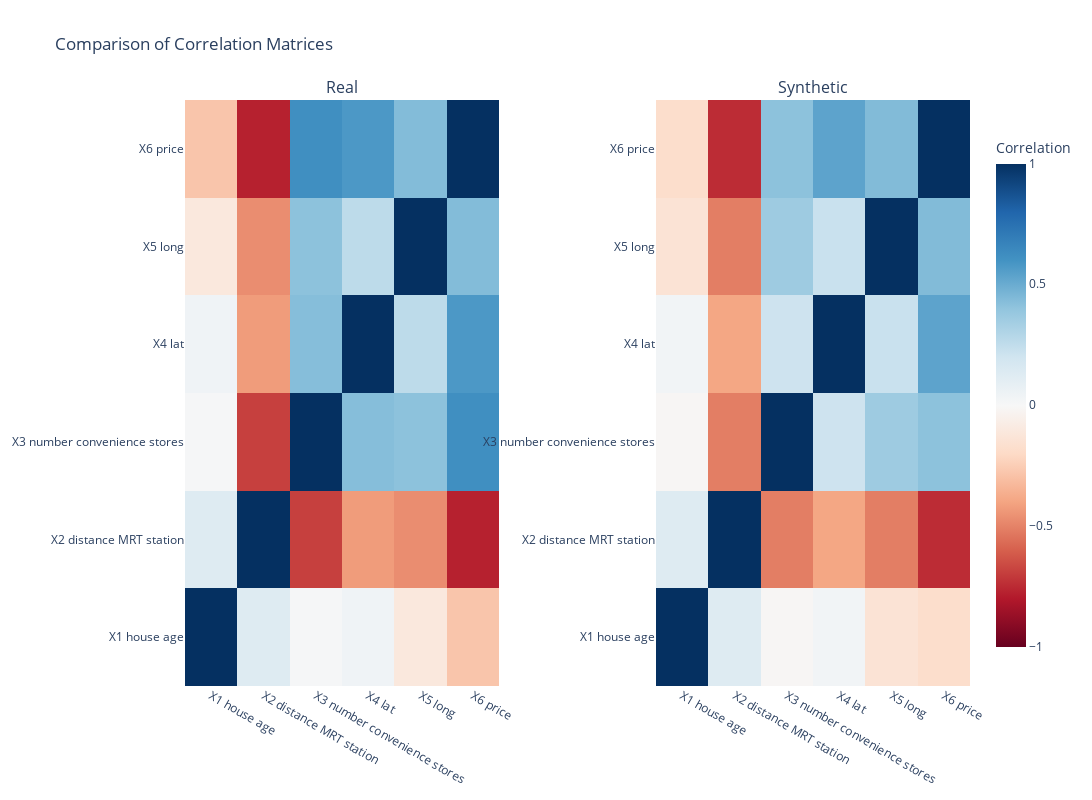

The cell this chart's notebook holds for it:
### Code cell
plot_correlation_matrices(correlation_matrix, correlation_matrix_syn, "Real", "Synthetic")

### Figure 1 — Plotly figure (JSON) as saved in the notebook; plotly's stock layout.template omitted (floating-point values rounded to 4 significant figures)
{"data": [{"colorbar": {"len": 0.9, "title": {"text": "Correlation"}}, "colorscale": [[0, "rgb(103,0,31)"], [0.1, "rgb(178,24,43)"], [0.2, "rgb(214,96,77)"], [0.3, "rgb(244,165,130)"], [0.4, "rgb(253,219,199)"], [0.5, "rgb(247,247,247)"], [0.6, "rgb(209,229,240)"], [0.7, "rgb(146,197,222)"], [0.8, "rgb(67,147,195)"], [0.9, "rgb(33,102,172)"], [1, "rgb(5,48,97)"]], "hoverongaps": false, "hovertemplate": "X: %{x}<br>Y: %{y}<br>Corr: %{z:.2f}<extra></extra>", "type": "heatmap", "x": ["X1 house age", "X2 distance MRT station", "X3 number convenience stores", "X4 lat", "X5 long", "X6 price"], "xaxis": "x", "y": ["X1 house age", "X2 distance MRT station", "X3 number convenience stores", "X4 lat", "X5 long", "X6 price"], "yaxis": "y", "z": [[1.0, 0.1296, 0.00924, 0.04214, -0.1097, -0.2818], [0.1296, 1.0, -0.6882, -0.4251, -0.4694, -0.7759], [0.00924, -0.6882, 1.0, 0.4295, 0.4121, 0.6173], [0.04214, -0.4251, 0.4295, 1.0, 0.2649, 0.5784], [-0.1097, -0.4694, 0.4121, 0.2649, 1.0, 0.4377], [-0.2818, -0.7759, 0.6173, 0.5784, 0.4377, 1.0]], "zmax": 1, "zmin": -1}, {"colorscale": [[0, "rgb(103,0,31)"], [0.1, "rgb(178,24,43)"], [0.2, "rgb(214,96,77)"], [0.3, "rgb(244,165,130)"], [0.4, "rgb(253,219,199)"], [0.5, "rgb(247,247,247)"], [0.6, "rgb(209,229,240)"], [0.7, "rgb(146,197,222)"], [0.8, "rgb(67,147,195)"], [0.9, "rgb(33,102,172)"], [1, "rgb(5,48,97)"]], "hoverongaps": false, "hovertemplate": "X: %{x}<br>Y: %{y}<br>Corr: %{z:.2f}<extra></extra>", "showscale": false, "type": "heatmap", "x": ["X1 house age", "X2 distance MRT station", "X3 number convenience stores", "X4 lat", "X5 long", "X6 price"], "xaxis": "x2", "y": ["X1 house age", "X2 distance MRT station", "X3 number convenience stores", "X4 lat", "X5 long", "X6 price"], "yaxis": "y2", "z": [[1.0, 0.1311, -0.01342, 0.03001, -0.1398, -0.1809], [0.1311, 1.0, -0.514, -0.394, -0.5124, -0.744], [-0.01342, -0.514, 1.0, 0.2108, 0.3612, 0.4126], [0.03001, -0.394, 0.2108, 1.0, 0.2243, 0.5342], [-0.1398, -0.5124, 0.3612, 0.2243, 1.0, 0.4407], [-0.1809, -0.744, 0.4126, 0.5342, 0.4407, 1.0]], "zmax": 1, "zmin": -1}], "layout": {"annotations": [{"font": {"size": 16}, "showarrow": false, "text": "Real", "x": 0.2, "xanchor": "center", "xref": "paper", "y": 1, "yanchor": "bottom", "yref": "paper"}, {"font": {"size": 16}, "showarrow": false, "text": "Synthetic", "x": 0.8, "xanchor": "center", "xref": "paper", "y": 1, "yanchor": "bottom", "yref": "paper"}], "height": 800, "showlegend": false, "title": {"text": "Comparison of Correlation Matrices"}, "width": 1400, "xaxis": {"anchor": "y", "domain": [0, 0.4]}, "xaxis2": {"anchor": "y2", "domain": [0.6, 1]}, "yaxis": {"anchor": "x", "domain": [0, 1]}, "yaxis2": {"anchor": "x2", "domain": [0, 1]}}}
